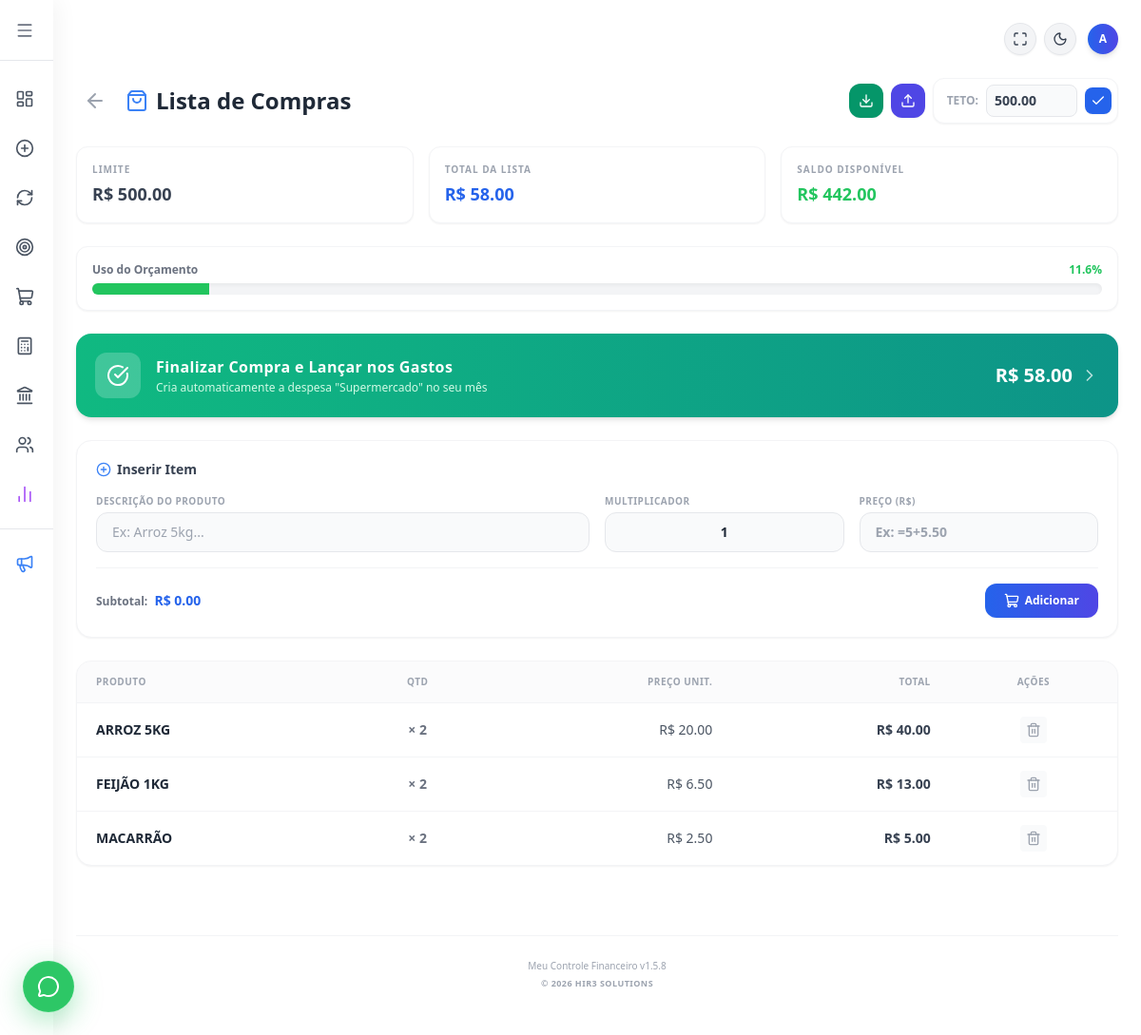
The page /compras (signed in) on the database as committed earlier.
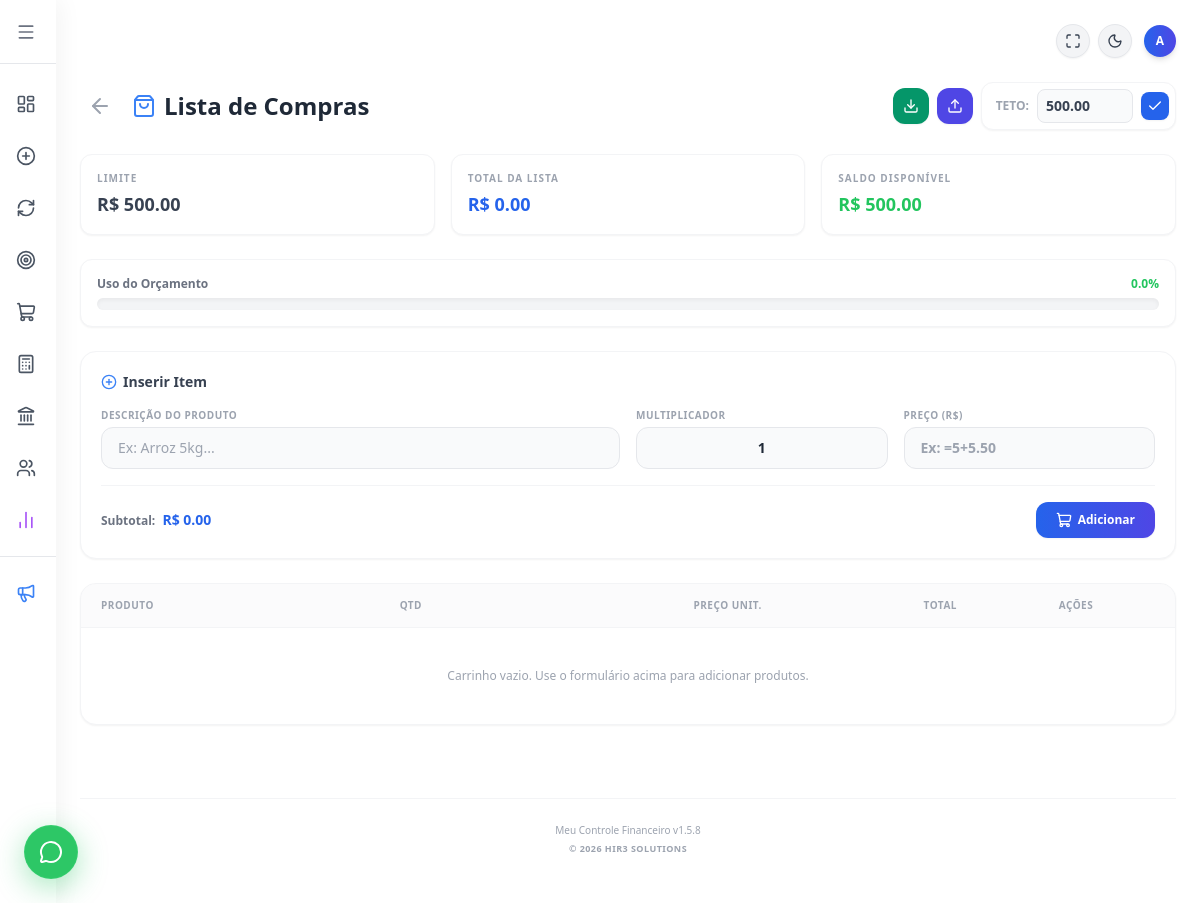
The same page on the database as committed later.
### tables this page shows
CREATE TABLE meta_compras (
            usuario_id INTEGER,
            mes TEXT,
            valor REAL DEFAULT 0.0,
            PRIMARY KEY (usuario_id, mes)
        );

CREATE TABLE lista_compras (
            id INTEGER PRIMARY KEY AUTOINCREMENT,
            usuario_id INTEGER,
            descricao TEXT,
            quantidade INTEGER DEFAULT 1,
            preco REAL DEFAULT 0.0,
            mes TEXT
        , total_item REAL);

### flask_app.py (the view, shortened to what this page needs)
@app.route('/compras', methods=['GET', 'POST'])
def compras():
    user_id = session.get('user_id')
    if not user_id:
        return redirect(url_for('login'))
    mes_atual = datetime.now().strftime('%Y-%m')
    conexao = sqlite3.connect('financas.db')
    conexao.row_factory = sqlite3.Row
    cursor = conexao.cursor()
    cursor.execute('''
        CREATE TABLE IF NOT EXISTS lista_compras (
            id INTEGER PRIMARY KEY AUTOINCREMENT,
            usuario_id INTEGER,
            descricao TEXT,
            quantidade INTEGER DEFAULT 1,
            preco REAL DEFAULT 0.0,
            total_item REAL,
            mes TEXT
        )
    ''')
    cursor.execute('''
        CREATE TABLE IF NOT EXISTS meta_compras (
            usuario_id INTEGER,
            mes TEXT,
            valor REAL DEFAULT 0.0,
            PRIMARY KEY (usuario_id, mes)
        )
    ''')
    conexao.commit()
    cursor.execute("SELECT * FROM lista_compras WHERE usuario_id = ? AND mes = ?", (user_id, mes_atual))
    itens_bd = cursor.fetchall()
    itens = []
    total_lista = 0.0
    for row in itens_bd:
        d = dict(row)
        qtd = d.get('quantidade') or 1
        preco = d.get('preco') or 0.0
        d['total_item'] = d.get('total_item') if d.get('total_item') is not None else (qtd * preco)
        total_lista += d['total_item']
        itens.append(d)
    cursor.execute("SELECT valor FROM meta_compras WHERE usuario_id = ? AND mes = ?", (user_id, mes_atual))
    meta_row = cursor.fetchone()
    meta_valor = meta_row['valor'] if meta_row else 0.0
    saldo_meta = meta_valor - total_lista
    porcentagem_meta = round((total_lista / meta_valor * 100), 1) if meta_valor > 0 else 0
    conexao.close()
    return render_template('telas/compras.html',
                           itens=itens,
                           total_lista=total_lista,
                           meta_valor=meta_valor,
                           saldo_meta=saldo_meta,
                           porcentagem_meta=porcentagem_meta)

### templates/telas/compras.html (shortened to what this page needs)
{% extends "base.html" %}
{% block content %}
<div class="px-3 md:px-0 pb-10">
    <div class="flex flex-col md:flex-row justify-between items-start md:items-center mb-4 md:mb-6 gap-3 md:gap-4">
        <div class="flex items-center gap-3">
            <a href="javascript:history.back()" class="p-2 text-gray-400 hover:text-blue-500 hover:bg-blue-50 dark:hover:bg-gray-700 rounded-xl transition-all">
                <i data-lucide="arrow-left" class="w-6 h-6"></i>
            </a>
            <h2 class="text-lg md:text-2xl font-black text-gray-800 dark:text-gray-100 flex items-center gap-2">
                <i data-lucide="shopping-bag" class="w-5 h-5 md:w-6 md:h-6 text-blue-500"></i> Lista de Compras
            </h2>
        </div>
        <div class="flex items-center gap-2 w-full md:w-auto">
            <a href="/exportar_compras_csv" class="p-2 md:p-2.5 bg-emerald-600 hover:bg-emerald-700 text-white rounded-xl transition-colors shadow-sm" title="Exportar para Excel (CSV)">
                <i data-lucide="download" class="w-4 h-4"></i>
            </a>
            <form action="/importar_compras_csv" method="POST" enctype="multipart/form-data" class="m-0" id="form-importar">
                <label for="import-csv" class="cursor-pointer p-2 md:p-2.5 bg-indigo-600 hover:bg-indigo-700 text-white rounded-xl transition-colors shadow-sm block" title="Importar Planilha">
                    <i data-lucide="upload" class="w-4 h-4"></i>
                </label>
            </form>
            <form action="/compras" method="POST" class="flex items-center gap-2 bg-white dark:bg-gray-800 p-1.5 rounded-xl border border-gray-100 dark:border-gray-700 shadow-sm flex-1 md:flex-none">
                <span class="text-[11px] md:text-xs font-bold text-gray-400 uppercase pl-2 whitespace-nowrap">Teto:</span>
                <input type="number" step="0.01" name="valor_meta" placeholder="Ex: 500.00" value="{{ '%.2f'|format(meta_valor or 0) if meta_valor and meta_valor > 0 else '' }}" required
                        class="w-full md:w-24 px-2 py-1.5 text-xs md:text-sm bg-gray-50 dark:bg-gray-900 border border-gray-200 dark:border-gray-700 rounded-lg focus:outline-none focus:ring-2 focus:ring-blue-500 font-bold text-gray-700 dark:border-gray-200">
                <button type="submit" class="p-2 md:p-1.5 bg-blue-600 hover:bg-blue-700 text-white rounded-lg transition-colors shadow-sm" title="Salvar Meta">
                    <i data-lucide="check" class="w-4 h-4"></i>
                </button>
            </form>
        </div>
    </div>
    <div class="grid grid-cols-2 md:grid-cols-3 gap-2 md:gap-4 mb-4 md:mb-6">
        <div class="bg-white dark:bg-gray-800 p-3 md:p-4 rounded-xl border border-gray-100 dark:border-gray-700 shadow-sm">
            <span class="block text-[9px] md:text-[10px] font-bold text-gray-400 uppercase tracking-widest mb-0.5 md:mb-1">Limite</span>
            <span class="text-sm md:text-lg font-black text-gray-700 dark:text-gray-200">R$ {{ "%.2f"|format(meta_valor or 0) }}</span>
        </div>
        <div class="bg-white dark:bg-gray-800 p-3 md:p-4 rounded-xl border border-gray-100 dark:border-gray-700 shadow-sm">
            <span class="block text-[9px] md:text-[10px] font-bold text-gray-400 uppercase tracking-widest mb-0.5 md:mb-1">Total da Lista</span>
            <span class="text-sm md:text-lg font-black text-blue-600 dark:text-blue-400">R$ {{ "%.2f"|format(total_lista or 0) }}</span>
        </div>
        <div class="col-span-2 md:col-span-1 bg-white dark:bg-gray-800 p-3 md:p-4 rounded-xl border border-gray-100 dark:border-gray-700 shadow-sm">
            <span class="block text-[9px] md:text-[10px] font-bold text-gray-400 uppercase tracking-widest mb-0.5 md:mb-1">Saldo Disponível</span>
            <span class="text-base md:text-lg font-black {% if (saldo_meta or 0) >= 0 %}text-green-500{% else %}text-red-500{% endif %}">
                R$ {{ "%.2f"|format(saldo_meta or 0) }}
            </span>
        </div>
    </div>
    {% if meta_valor and meta_valor > 0 %}
    <div class="bg-white dark:bg-gray-800 p-3 md:p-4 rounded-xl border border-gray-100 dark:border-gray-700 shadow-sm mb-4 md:mb-6">
        <div class="flex justify-between items-center mb-1.5">
            <span class="text-[11px] md:text-xs font-bold text-gray-500 dark:text-gray-400">Uso do Orçamento</span>
            <span class="text-[11px] md:text-xs font-black {% if porcentagem_meta > 100 %}text-red-500 animate-pulse{% elif porcentagem_meta >= 80 %}text-amber-500{% else %}text-green-500{% endif %}">
                {{ porcentagem_meta }}%
            </span>
        </div>
        <div class="w-full bg-gray-100 dark:bg-gray-900 rounded-full h-2 md:h-3 shadow-inner overflow-hidden">
            <div class="h-full transition-all duration-500 {% if porcentagem_meta > 100 %}bg-red-500{% elif porcentagem_meta >= 80 %}bg-amber-500{% else %}bg-green-500{% endif %}"
                 style="width: {% if porcentagem_meta > 100 %}100{% else %}{{ porcentagem_meta }}{% endif %}%"></div>
        </div>
    </div>
    {% endif %}
    {% if total_lista and total_lista > 0 %}
    <div class="mb-4 md:mb-6">
        <form action="/lancar_compras_gastos" method="POST" onsubmit="return confirm('Isso criará uma despesa de R$ {{ '%.2f'|format(total_lista) }} no seu resumo do mês. Deseja continuar?');">
            <button type="submit" class="w-full flex items-center justify-between p-4 md:p-5 rounded-2xl bg-gradient-to-r from-emerald-500 to-teal-600 text-white shadow-md hover:shadow-lg transition-all transform hover:-translate-y-0.5 group focus:outline-none">
                <div class="flex items-center gap-3 md:gap-4">
                    <div class="bg-white/20 p-2 md:p-3 rounded-xl">
                        <i data-lucide="check-circle" class="w-5 h-5 md:w-6 md:h-6 text-white"></i>
                    </div>
                    <div class="text-left">
                        <span class="block text-sm md:text-base font-black tracking-wide">Finalizar Compra e Lançar nos Gastos</span>
                        <span class="block text-[10px] md:text-xs text-emerald-100 font-medium mt-0.5">Cria automaticamente a despesa "Supermercado" no seu mês</span>
                    </div>
                </div>
                <div class="flex items-center gap-2">
                    <span class="text-lg md:text-xl font-black">R$ {{ "%.2f"|format(total_lista) }}</span>
                    <i data-lucide="chevron-right" class="w-5 h-5 opacity-70 group-hover:translate-x-1 transition-transform"></i>
                </div>
            </button>
        </form>
    </div>
    {% endif %}
    <div class="bg-white dark:bg-gray-800 p-4 md:p-5 rounded-2xl shadow-sm border border-gray-100 dark:border-gray-700 mb-4 md:mb-6" id="area-formulario">
        <h3 class="text-xs md:text-sm font-bold text-gray-700 dark:text-gray-300 mb-3 md:mb-4 flex items-center gap-1.5" id="titulo-form">
            <i data-lucide="plus-circle" class="w-4 h-4 text-blue-500" id="icone-titulo"></i> <span id="texto-titulo">Inserir Item</span>
        </h3>
        <form action="/compras" method="POST" id="form-produto">
            <div class="grid grid-cols-2 md:grid-cols-4 gap-3 md:gap-4 items-end">
                <div class="col-span-2">
                    <label class="block text-[9px] md:text-[10px] font-bold text-gray-400 uppercase tracking-wider mb-1">Descrição do Produto</label>
                    <input type="text" name="descricao" id="input-desc" placeholder="Ex: Arroz 5kg..." required
                           class="w-full px-3 py-2 md:px-4 md:py-2.5 bg-gray-50 dark:bg-gray-900 border border-gray-200 dark:border-gray-700 rounded-xl text-sm text-gray-800 dark:text-gray-100 focus:outline-none focus:ring-2 focus:ring-blue-500">
                </div>
                <div class="col-span-1">
                    <label class="block text-[9px] md:text-[10px] font-bold text-gray-400 uppercase tracking-wider mb-1">Multiplicador</label>
                    <input type="text" inputmode="text" name="quantidade" id="input-qtd" value="1" placeholder="Ex: =2+3" required oninput="calcularPrevia()" onblur="avaliarCalculo(this)"
                           class="w-full px-3 py-2 md:px-4 md:py-2.5 bg-gray-50 dark:bg-gray-900 border border-gray-200 dark:border-gray-700 rounded-xl text-sm text-gray-800 dark:text-gray-100 focus:outline-none focus:ring-2 focus:ring-blue-500 font-bold text-center">
                </div>
                <div class="col-span-1">
                    <label class="block text-[9px] md:text-[10px] font-bold text-gray-400 uppercase tracking-wider mb-1">Preço (R$)</label>
                    <input type="text" inputmode="text" name="preco" id="input-preco" placeholder="Ex: =5+5.50" required oninput="calcularPrevia()" onblur="avaliarCalculo(this)"
                           class="w-full px-3 py-2 md:px-4 md:py-2.5 bg-gray-50 dark:bg-gray-900 border border-gray-200 dark:border-gray-700 rounded-xl text-sm text-gray-800 dark:text-gray-100 focus:outline-none focus:ring-2 focus:ring-blue-500 font-bold">
                </div>
            </div>
            <div class="mt-3 md:mt-4 pt-3 md:pt-4 border-t border-gray-100 dark:border-gray-700/60 flex flex-row justify-between items-center gap-3">
                <div class="text-[11px] md:text-xs font-bold text-gray-500 dark:text-gray-400">
                    Subtotal: <span class="text-xs md:text-sm font-black text-blue-600 dark:text-blue-400 ml-0.5 md:ml-1" id="previa-total">R$ 0.00</span>
                </div>
                <div class="flex gap-2">
                    <button type="submit" id="btn-salvar" name="adicionar" class="px-4 py-2 md:px-5 md:py-2.5 bg-gradient-to-r from-blue-600 to-indigo-600 text-white text-[11px] md:text-xs font-bold rounded-xl hover:from-blue-700 hover:to-indigo-700 transition-all shadow-sm flex items-center justify-center gap-1.5">
                        <i data-lucide="shopping-cart" id="icone-btn" class="w-3 h-3 md:w-4 md:h-4"></i> <span id="texto-btn">Adicionar</span>
                    </button>
                </div>
            </div>
        </form>
    </div>
    <div class="bg-white dark:bg-gray-800 rounded-2xl border border-gray-100 dark:border-gray-700 overflow-hidden shadow-sm">
        <div class="overflow-x-auto">
            <table class="w-full text-left border-collapse whitespace-nowrap md:whitespace-normal">
                <thead>
                    <tr class="bg-gray-50/70 dark:bg-gray-900/40 border-b border-gray-100 dark:border-gray-700/70">
                        <th class="px-3 py-2 md:px-5 md:py-3.5 text-[9px] md:text-[10px] font-bold text-gray-400 uppercase tracking-wider">Produto</th>
                        <th class="px-3 py-2 md:px-5 md:py-3.5 text-[9px] md:text-[10px] font-bold text-gray-400 uppercase tracking-wider text-center">Qtd</th>
                        <th class="px-3 py-2 md:px-5 md:py-3.5 text-[9px] md:text-[10px] font-bold text-gray-400 uppercase tracking-wider text-right">Preço Unit.</th>
                        <th class="px-3 py-2 md:px-5 md:py-3.5 text-[9px] md:text-[10px] font-bold text-gray-400 uppercase tracking-wider text-right">Total</th>
                        <th class="px-3 py-2 md:px-5 md:py-3.5 text-[9px] md:text-[10px] font-bold text-gray-400 uppercase tracking-wider text-center">Ações</th>
                    </tr>
                </thead>
                <tbody class="divide-y divide-gray-100 dark:divide-gray-700/50 text-xs md:text-sm">
                    {% for item in itens %}
                    <tr class="hover:bg-gray-50/50 dark:hover:bg-gray-900/20 transition-colors cursor-pointer" ondblclick="editarItem('{{ item.id }}', '{{ item.descricao }}', '{{ item.quantidade }}', '{{ item.preco }}')" title="Clique duplo para editar">
                        <td class="px-3 py-2 md:px-5 md:py-3.5 font-bold text-gray-800 dark:text-gray-200 truncate max-w-[120px] md:max-w-none" title="{{ item.descricao }}">{{ item.descricao }}</td>
                        <td class="px-3 py-2 md:px-5 md:py-3.5 text-center font-bold text-gray-500 dark:text-gray-400">× {{ item.quantidade or 1 }}</td>
                        <td class="px-3 py-2 md:px-5 md:py-3.5 text-right text-gray-600 dark:text-gray-400">R$ {{ "%.2f"|format(item.preco or 0) }}</td>
                        <td class="px-3 py-2 md:px-5 md:py-3.5 text-right font-black text-gray-700 dark:text-gray-200">R$ {{ "%.2f"|format(item.total_item or 0) }}</td>
                        <td class="px-3 py-2 md:px-5 md:py-3.5">
                            <div class="flex items-center justify-center gap-1 md:gap-2">
                                <form action="/excluir_compra/{{ item.id }}" method="POST" class="m-0" onsubmit="return confirm('Remover este item?');">
                                    <button type="submit" class="p-1 md:p-1.5 text-gray-400 hover:text-red-500 dark:hover:text-red-400 rounded transition-colors bg-gray-50 hover:bg-red-50 dark:bg-gray-800 dark:hover:bg-red-900/20" title="Remover">
                                        <i data-lucide="trash-2" class="w-3.5 h-3.5 md:w-4 md:h-4 mx-auto"></i>
                                    </button>
                                </form>
                            </div>
                        </td>
                    </tr>
                    {% else %}
                    <tr>
                        <td colspan="5" class="px-5 py-8 md:py-10 text-center text-[11px] md:text-xs text-gray-400 font-medium">
                            Carrinho vazio. Use o formulário acima para adicionar produtos.
                        </td>
                    </tr>
                    {% endfor %}
                </tbody>
            </table>
        </div>
    </div>
</div>
{% endblock %}

Rows that differ between the two databases and show on the page:
removed lista_compras: descricao "ARROZ 5KG", quantidade "2", preco "20.00", total_item "40.00"
removed lista_compras: descricao "FEIJÃO 1KG", quantidade "2", preco "6.50", total_item "13.00"
removed lista_compras: descricao "MACARRÃO", quantidade "2", preco "2.50", total_item "5.00"
Other text that changed with them:
{{ "%.2f"|format(total_lista or 0) }}: "58.00" → "0.00"
{{ "%.2f"|format(saldo_meta or 0) }}: "442.00" → "500.00"
{{ porcentagem_meta }}: "11.6" → "0.0"
{{ "%.2f"|format(total_lista) }}: "58.00" → (not shown)
text no longer shown: "Finalizar Compra e Lançar nos Gastos Cria automaticamente a despesa \"Supermercado\" no seu mês R$"
text now shown: "Carrinho vazio. Use o formulário acima para adicionar produtos."
